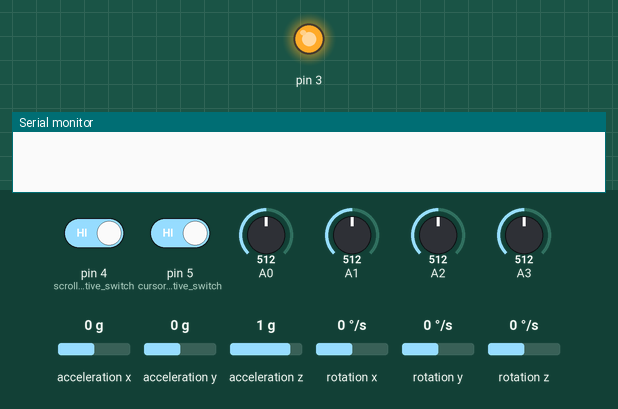
The sketch below on a simulated Arduino Uno, built with avr-gcc and run on an emulated ATmega328P. On the bench: output pins drawn as LEDs (lit = HIGH), the last lines printed to the serial monitor. Inputs (shaded band) come from the test bench; at power-on: acceleration x 0 g, pin 4 (scroll_sensitive_switch) HIGH, pin 5 (cursor_sensitive_switch) HIGH, A0 = 512, A1 = 512, A2 = 512, A3 = 512, acceleration y 0 g, acceleration z 1 g, rotation x 0 °/s, rotation y 0 °/s, rotation z 0 °/s. No radio packets arrive unless stated.

Above: at 0.1 s.
At 6.8 s:
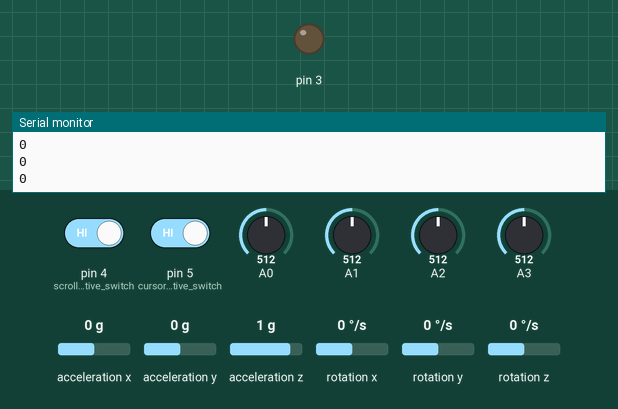
6.9 s: acceleration x set to -1.4 g
8.4 s: acceleration x set to 1.4 g
Timing chart, 0 to 11.4 s (numbered marks = the images above; inputs shaded):
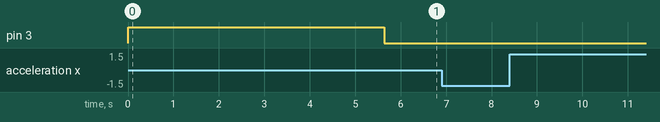

The sketch:

Tx.ino
```cpp
#include <Wire.h>
#include <I2Cdev.h>
#include <MPU6050.h>
//#include <MPU6050_6Axis_MotionApps20.h>
#include <math.h>
#include"RF24.h"
//#include"printf.h"


#define afs 0 // 16384/g  2048/g
#define gfs 0 //131/deg/s 16.8/deg/s
#define hpf 2
#define accel_err 20
#define gyro_err 5


MPU6050 mpu;
float Ax,Ay,Az,Ax_buf=0,Ay_buf=0,Az_buf=0,Wx,Wy,Wz,Wx_buf=0,Wy_buf=0,Wz_buf=0,pitch=0,roll=0,pitch_buf=0,roll_buf=0;
float a_buf[3][10]={{0}},g_buf[3][4]={{0}};
bool calib_done=false,flag=false,button_state[3]={0},button[3]={0},zoom_state=true,zoom_buf=true;
long offset[6]={0},button_avg[3]={0},zoom_avg=0,mean[6]={0};
int i,ax,ay,az,gx,gy,gz,dt=4,button_raw_buf[3]={0},zoom_raw,zoom_raw_buf=0;
long t0,t1;
byte cursor_sensitivity=32,scroll_sensitivity=1,scroll_count=0;

//nrf24l01
RF24 radio(8, 9); // CE, CSN
byte address[6] = "012345";

typedef struct{
  /*volatile float accel[3];
  volatile float gyro[3];*/
  volatile signed char xyPos[2];
  volatile signed char scroll;
  volatile byte command;
}message_tx;
message_tx message;


void key_calibration(long button_avg[],long* zoom_avg){
  for(i=0;i<1024;i++){
  button_avg[0]+=analogRead(A0);
  button_avg[1]+=analogRead(A1);
  button_avg[2]+=analogRead(A2);
  zoom_avg+=analogRead(A3);
  }
  button_avg[0]>>=10;button_avg[1]>>=10;button_avg[2]>>=10;
  *zoom_avg>>=10;
}

void calibration(long offset[],bool* calib_done){
  *calib_done=true;
  mean[0]=0;mean[1]=0;mean[2]=0;
  mean[3]=0;mean[4]=0;mean[5]=0;
  for(i=0;i<1124;i++){
  mpu.getMotion6(&ax, &ay, &az, &gx, &gy, &gz);
  if(i>100){
  mean[0]+=ax;mean[1]+=ay;mean[2]+=az;mean[3]+=gx;mean[4]+=gy;mean[5]+=gz;
  }
  delay(1);
  }
  mean[0]>>=10;mean[1]>>=10;mean[2]>>=10;mean[3]>>=10;mean[4]>>=10;mean[5]>>=10;
  mean[2]-=16384;
  if((abs(mean[0])>accel_err)||(abs(mean[1])>accel_err)||(abs(mean[2])>accel_err)||(abs(mean[3])>gyro_err)||(abs(mean[4])>gyro_err)||(abs(mean[5])>gyro_err))
  *calib_done=false;
  if(abs(mean[0])>accel_err){
  offset[0]=offset[0]+(mean[0]>>3);
  mpu.setXAccelOffset(-offset[0]);
  }
  if(abs(mean[1])>accel_err){
  offset[1]=offset[1]+(mean[1]>>3);
  mpu.setYAccelOffset(-offset[1]);
  }
  if(abs(mean[2])>accel_err){
  offset[2]=offset[2]+(mean[2]>>3);
  mpu.setZAccelOffset(-offset[2]);
  }
  if(abs(mean[3])>gyro_err){
  offset[3]=offset[3]+(mean[3]>>2);
  mpu.setXGyroOffset(-offset[3]);
  }
  if(abs(mean[4])>gyro_err){
  offset[4]=offset[4]+(mean[4]>>2);
  mpu.setYGyroOffset(-offset[4]);
  }
  if(abs(mean[5])>gyro_err){
  offset[5]=offset[5]+(mean[5]>>2);
  mpu.setZGyroOffset(-offset[5]);
  }
  for(i=0;i<6;i++)
  Serial.println(mean[i]);
  /*
  if(calib_done==false)
  calibration(offset);*/
}

void raw(float* Ax,float* Ay,float* Az,float* Wx,float* Wy,float* Wz,long offset[]){
  int ax,ay,az,gx,gy,gz;
  long t0;
  mpu.getMotion6(&ax, &ay, &az, &gx, &gy, &gz);//about 428us
  *Ax=ax/16384.0;
  *Ay=ay/16384.0;
  *Az=az/16384.0;
  *Wx=gx*PI/(131.0*180);
  *Wy=gy*PI/(131.0*180);
  *Wz=gz*PI/(131.0*180);
}

void orientation(float Ax,float Ay,float Az,float Wx,float Wy,float Wz,float Wx_buf,float Wy_buf,float Wz_buf,float dt,float* pitch,float* roll){
  float accl_pitch=-atan(Ax/sqrt(Ay*Ay+Az*Az));
  float accl_roll=atan(Ay/sqrt(Ax*Ax+Az*Az));
  float accl_yaw=atan(sqrt(Ax*Ax+Ay*Ay)/Az);
  float gyro_pitch=*pitch+0.001*dt*(Wy+Wy_buf)/2;
  float gyro_roll=*roll+0.001*dt*(Wx+Wx_buf)/2;
  *pitch=accl_pitch*0.03+0.97*gyro_pitch;
  *roll=accl_roll*0.03+0.97*gyro_roll;
}

/*
void velocity(float Ax,float Ay,float Az,float yaw,float pitch,float roll,float dt,float* hori,float* verti){
  Ax=(Ax-Ax_buf)*dt;
  Ay=(Ay-Ay_buf)*dt;
  Az=(Az-Az_buf)*dt;
  Ax=Ax*cos(pitch)*cos(yaw) - Ay*cos(roll)*sin(yaw) + Az*sin(roll)*sin(yaw) + Az*cos(roll)*cos(yaw)*sin(pitch) + Ay*cos(yaw)*sin(pitch)*sin(roll);
  Ay=Ay*cos(roll)*cos(yaw) + Ax*cos(pitch)*sin(yaw) - Az*cos(yaw)*sin(roll) + Az*cos(roll)*sin(pitch)*sin(yaw) + Ay*sin(pitch)*sin(roll)*sin(yaw);
  Az=Az*cos(pitch)*cos(roll) - Ax*sin(pitch) + Ay*cos(pitch)*sin(roll);
  float Vx=dt*Ax,Vy=dt*Ay,Vz=dt*Az;
  *hori+=Vx;
  *verti+=Vz;
}
*/

void high_pass(float x,float buf[],float* y){
  int i;
  for(i=1;i<4;i++)
    buf[i-1]=buf[i];
  buf[3]=x;
  //*y=-0.2441*buf[3]-0.7441*buf[2]+0.7441*buf[1]+0.2441*buf[0];//about 5hz hpf
  *y=-0.2008*buf[3]-0.7008*buf[2]+0.7008*buf[1]+0.2008*buf[0];//about 15hz
}

void low_pass(float x,float buf[],float* y){
  int i;
  float sum;
  for(i=1;i<5;i++)
    buf[i-1]=buf[i];
  buf[4]=x;
  *y=(buf[0]+buf[1]+buf[2]+buf[3]+buf[4])*0.2;
}

void LR_click(int button_raw_buf[],long int button_avg[],bool button_state[],bool button[],message_tx *message){
  int L_raw=analogRead(A0), R_raw=analogRead(A1), M_raw=analogRead(A2);
  int L_d=L_raw-button_raw_buf[0],R_d=R_raw-button_raw_buf[1],M_d=M_raw-button_raw_buf[2];//diff to check edge
  //Serial.println(L_raw);
  //Serial.println(L_d);
  //Serial.println(button[0]);
  //
  if(L_d<-50)
  button_state[0]=true;
  if(L_d>30)
  button_state[0]=false;
  if(button_state[0]){
    if(L_raw-button_avg[0]<-200){//threshold of
    button[0]=1;
    //Mouse.press(MOUSE_LEFT);
    message->command|=0x1;
    }
  }
  if(button_state[0]==false){
    if(L_raw-button_avg[0]>-30){
    button[0]=0;
    //Mouse.release(MOUSE_LEFT);
    message->command&=0xFE;
    }
  }
  //
  if(R_d<-50)
  button_state[1]=true;
  if(R_d>30)
  button_state[1]=false;
  if(button_state[1]){
    if(R_raw-button_avg[1]<-200){//threshold of
    button[1]=1;
    //Mouse.press(MOUSE_LEFT);
    message->command|=0x2;
    }
  }
  if(button_state[1]==false){
    if(R_raw-button_avg[1]>-30){
    button[1]=0;
    //Mouse.release(MOUSE_LEFT);
    message->command&=0xFD;
    }
  }
  //
  if(M_d<-50)
  button_state[2]=true;
  if(M_d>30)
  button_state[2]=false;
  if(button_state[2]){
    if(M_raw-button_avg[2]<-200){//threshold of
    button[2]=1;
    //Mouse.press(MOUSE_LEFT);
    message->command|=0x4;
    }
  }
  if(button_state[2]==false){
    if(M_raw-button_avg[2]>-30){
    button[2]=0;
    //Mouse.release(MOUSE_LEFT);
    message->command&=0xFB;
    }
  }

  button_raw_buf[0]=L_raw;
  button_raw_buf[1]=R_raw;
  button_raw_buf[2]=M_raw;
}

/*
void h_scoll(){
  Keyboard.press(KEY_RIGHT_SHIFT);
  Mouse.move(0,0,2,0);
  Keyboard.release(KEY_RIGHT_SHIFT);
}*/

/*
void zoom(){
  Serial.println("zoom in");
  Keyboard.press(KEY_RIGHT_CTRL);
  Mouse.move(0,0,2,0);//scroll up
  Keyboard.release(KEY_RIGHT_CTRL);
}*/

void setup() {
  pinMode(5,INPUT_PULLUP);//cursor sensitive switch
  pinMode(4,INPUT_PULLUP);//scroll sensitive switch
  pinMode(3,OUTPUT);
  digitalWrite(3,HIGH);//initialize sign LED
  ADCSRA&=0b11111100; // change the adc clk prescale from 128 to 16 (lower adc latency)
  key_calibration(button_avg,&zoom_avg);
  Wire.begin();
  Serial.begin(115200);
  mpu.initialize();
  while(!mpu.testConnection()){Serial.println("no mpu");}
  mpu.setFullScaleAccelRange(afs);
  mpu.setFullScaleGyroRange(gfs);
  //mpu.setDHPFMode(hpf);
  //mpu.setDLPFMode(1);
  while(!calib_done){calibration(offset,&calib_done);}
  Serial.println("calibration done");
  for(i=0;i<6;i++)
  Serial.println(-offset[i]);
  radio.begin();
  radio.setPALevel(RF24_PA_LOW);
  radio.openWritingPipe(address);
  radio.stopListening();
  digitalWrite(3,LOW);
 // printf_begin();
 // radio.printDetails();

}

void loop() {
   //zoom_state=digitalRead(10);
   //t0=micros();
   //sensitive switch check
   if(digitalRead(5)==HIGH)
   cursor_sensitivity=32;
   else
   cursor_sensitivity=24;
   if(digitalRead(4)==HIGH)
   scroll_sensitivity=1;
   else
   scroll_sensitivity=4;
   //collect data from mpu
   raw(&Ax,&Ay,&Az,&Wx,&Wy,&Wz,offset);
   low_pass(Ax,a_buf[0],&Ax);
   low_pass(Ay,a_buf[1],&Ay);
   low_pass(Az,a_buf[2],&Az);
   high_pass(Wx,g_buf[0],&Wx);
   high_pass(Wy,g_buf[1],&Wy);
   orientation(Ax,Ay,Az,Wx,Wy,Wz,Wx_buf,Wy_buf,Wz_buf,(float)dt,&pitch,&roll);

   /*
   Serial.print("x acc=");Serial.print(Ax);Serial.print("g\n");
   Serial.print("y acc=");Serial.print(Ay);Serial.print("g\n");
   Serial.print("z acc=");Serial.print(Az);Serial.print("g\n");
   Serial.print("Wx=");Serial.print(Wx);Serial.print("rad/s\n");
   Serial.print("Wy=");Serial.print(Wy);Serial.print("rad/s\n");
   Serial.print("Wz=");Serial.print(Wz);Serial.print("rad/s\n");*/


   if(abs(pitch*(180.0/PI))<10 && abs(Az-Az_buf)>0.22 && scroll_count==0){
    message.command&=0xF7;
    scroll_count=1;
    if(Az>1.2){
      message.scroll=-scroll_sensitivity;
      Serial.println("pos v_scroll, page down");
    }
    else if(Az<0.5){
      message.scroll=scroll_sensitivity;
      Serial.println("neg v_scroll, page up");
    }
   }
   if(abs(pitch*(180.0/PI))<20 && abs(Ax)>1.3 && scroll_count==0){
    scroll_count=1;
    message.command|=0x8;
    if(Ax>0){
      message.scroll=-scroll_sensitivity;
      Serial.println("pos h_scroll, go right");
    }
    else{
      message.scroll=scroll_sensitivity;
      Serial.println("neg h_scroll, go left");
    }
   }

   //Serial.print("roll=");Serial.println(roll*(180.0/PI));
   //Serial.print("pitch=");Serial.println(pitch*(180.0/PI));
   //Serial.println(Az);
   //Serial.println((int)(40*(pitch-pitch_buf)*180/PI));

   LR_click(button_raw_buf,button_avg,button_state,button,&message);
   message.xyPos[0]=(int)(cursor_sensitivity*(pitch-pitch_buf)*180/PI)&0xFF;
   message.xyPos[1]=(int)(-cursor_sensitivity*(roll-roll_buf)*180/PI)&0xFF;

   pitch_buf=pitch;
   roll_buf=roll;
   Ax_buf=Ax;Ay_buf=Ay;Az_buf=Az;
   Wx_buf=Wx;Wy_buf=Wy;Wz_buf=Wz;

   //Serial.println(zoom_state);
   /*if(!zoom_state&&zoom_buf){
   zoom();
   }*/

   zoom_buf=zoom_state;

   if(scroll_count>=1 && scroll_count<100)
   scroll_count++;
   if(scroll_count==100)
   scroll_count=0;

   //sending message
   radio.txStandBy();
   if (!radio.write( &message, sizeof(message) )){
       //Serial.println("failed");
       //radio.printDetails();
  }


   message.scroll=0;//clear scroll value
   message.command&=0xC7;//clear zoom-in/out and horizontal scroll bit sate

   //t1=micros()-t0;
   //delayMicroseconds(dt*1000-(micros()-t0));//dt ms
   //Serial.print("duration: ");Serial.println(t1);
}
```
